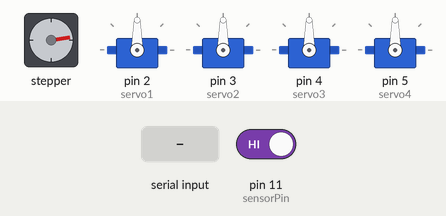
Bench run of a sketch on a simulated Arduino Uno, built with avr-gcc and run on an emulated ATmega328P. Shown: stepper motor, 4 × servo. Wiring (inferred from the names in the program): stepper motor driver (200 steps per turn assumed): step pin 10; direction pin 9; enable pin 8. Inputs (shaded band) come from the test bench; at power-on: pin 11 (sensorPin) HIGH. What the sketch prints to the serial monitor is not drawn.

Above: at 1.3 s.
1.4 s: "1" received over Serial
At 1.8 s:
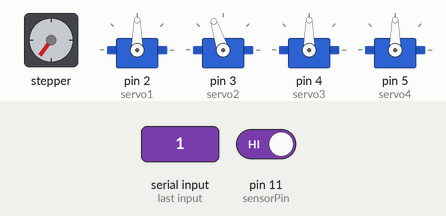
4.4 s: "2" received over Serial
At 4.75 s:
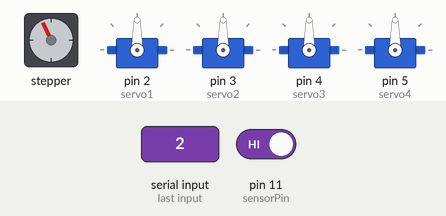
7.4 s: "3" received over Serial
At 7.8 s:
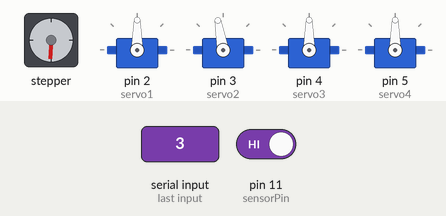
10.4 s: pin 11 (sensorPin) driven LOW
13.4 s: "1" received over Serial
At 13.8 s:
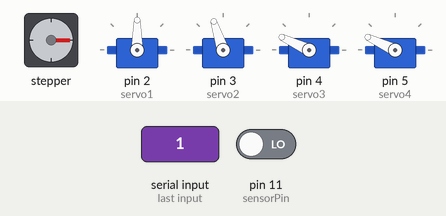
16.4 s: "2" received over Serial
At 16.75 s:
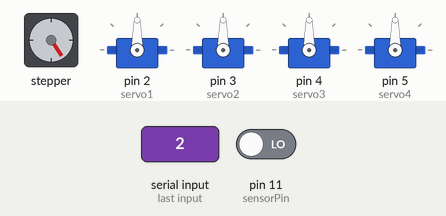
Timing chart, 0 to 20.4 s (numbered marks = the images above; inputs shaded):
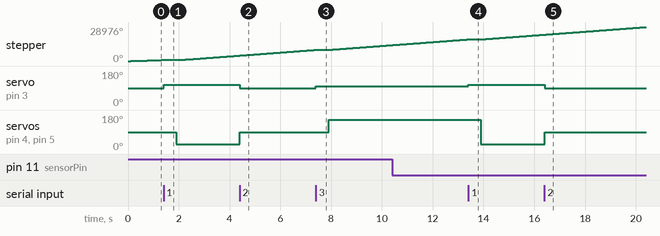

The sketch:

TEST.ino
```cpp
#include <Servo.h>

// ------------------- STEPPER PINS -------------------
const int stepPin = 10;
const int dirPin  = 9;
const int enPin   = 8;

// ------------------- STEPPER SPEED SETTINGS -------------------
int minDelay = 3000;
int maxDelay = 1100;
int rampDelay = minDelay;
bool rampFinished = false;
bool stepperEnabled = true;

// ------------------- SENSOR PIN -------------------
const int sensorPin = 11;

// ------------------- SERVOS -------------------
Servo servo1;
Servo servo2;
Servo servo3;
Servo servo4;

// ------------------- SERVO ANGLES -------------------
// Command 1
const int CMD1_SERVO1 = 90;
const int CMD1_SERVO2 = 108;
const int CMD1_SERVO34 = 25;

// Command 3
const int CMD3_SERVO1 = 90;
const int CMD3_SERVO2 = 100;
const int CMD3_SERVO34 = 155;

const int ANGLE_CENTER = 90;

// ------------------- SERVO DELAY -------------------
const unsigned long SERVO_GROUP_DELAY = 500; // ms

// ------------------- TIMING -------------------
unsigned long lastStepTime = 0;

void setup() {
  pinMode(stepPin, OUTPUT);
  pinMode(dirPin, OUTPUT);
  pinMode(enPin, OUTPUT);
  digitalWrite(enPin, LOW);
  digitalWrite(dirPin, HIGH);

  pinMode(sensorPin, INPUT);

  servo1.attach(2);
  servo2.attach(3);
  servo3.attach(4);
  servo4.attach(5);

  moveAllServos(ANGLE_CENTER);

  Serial.begin(9600);
  Serial.println("=== SYSTEM READY ===");
  Serial.println("1 = S1:90° S2:95° → then S3&4:25°");
  Serial.println("2 = All Servos -> 90°");
  Serial.println("3 = S1:85° S2:90° → then S3&4:155°");
  Serial.println("B = Stepper Start | S = Stepper Stop");
}

void loop() {
  runStepper();
  readSensor();
  handleSerial();
}

// ------------------- STEPPER FUNCTION -------------------
void runStepper() {
  if (!stepperEnabled) return;

  unsigned long now = micros();
  if (now - lastStepTime >= rampDelay) {
    lastStepTime = now;

    digitalWrite(stepPin, HIGH);
    delayMicroseconds(2);
    digitalWrite(stepPin, LOW);

    if (!rampFinished) {
      if (rampDelay > maxDelay) rampDelay -= 2;
      else rampFinished = true;
    }
  }
}

// ------------------- SENSOR FUNCTION -------------------
void readSensor() {
  static unsigned long lastPrint = 0;
  if (millis() - lastPrint > 300) {
    lastPrint = millis();
    Serial.println(digitalRead(sensorPin) == LOW ? "Beam broken!" : "Beam intact");
  }
}

// ------------------- SERIAL HANDLER -------------------
void handleSerial() {
  if (Serial.available()) {
    char cmd = Serial.read();

    switch (cmd) {
      case '1':
        moveCommand1();
        Serial.println("Command 1 executed");
        break;

      case '2':
        moveAllServos(ANGLE_CENTER);
        Serial.println("All Servos -> 90°");
        break;

      case '3':
        moveCommand3();
        Serial.println("Command 3 executed");
        break;

      case 'B':
        stepperEnabled = true;
        Serial.println("Stepper STARTED");
        break;

      case 'S':
        stepperEnabled = false;
        Serial.println("Stepper STOPPED");
        break;
    }
  }
}

// ------------------- SERVO CONTROL -------------------
void moveCommand1() {
  // First group: Servo 1 & 2 (different angles)
  servo1.write(CMD1_SERVO1);
  servo2.write(CMD1_SERVO2);

  delay(SERVO_GROUP_DELAY);

  // Second group: Servo 3 & 4
  servo3.write(CMD1_SERVO34);
  servo4.write(CMD1_SERVO34);
}

void moveCommand3() {
  // First group: Servo 1 & 2 (different angles)
  servo1.write(CMD3_SERVO1);
  servo2.write(CMD3_SERVO2);

  delay(SERVO_GROUP_DELAY);

  // Second group: Servo 3 & 4
  servo3.write(CMD3_SERVO34);
  servo4.write(CMD3_SERVO34);
}

void moveAllServos(int angle) {
  servo1.write(angle);
  servo2.write(angle);
  servo3.write(angle);
  servo4.write(angle);
}
```

Measured:
- after the input at 1.4 s, servo on pin 3 (servo2): 90° → 108° at once; servo on pin 4 (servo3), servo on pin 5 (servo4): 90° → 25° after 0.50 s
- after the input at 4.4 s, servo on pin 3 (servo2): 108° → 90° at once; servo on pin 4 (servo3), servo on pin 5 (servo4): 25° → 90° at once
- after the input at 7.4 s, servo on pin 3 (servo2): 90° → 100° at once; servo on pin 4 (servo3), servo on pin 5 (servo4): 90° → 155° after 0.50 s
- after the input at 13.4 s, servo on pin 3 (servo2): 100° → 108° at once; servo on pin 4 (servo3), servo on pin 5 (servo4): 155° → 25° after 0.50 s
- after the input at 16.4 s, servo on pin 3 (servo2): 108° → 90° at once; servo on pin 4 (servo3), servo on pin 5 (servo4): 25° → 90° at once
